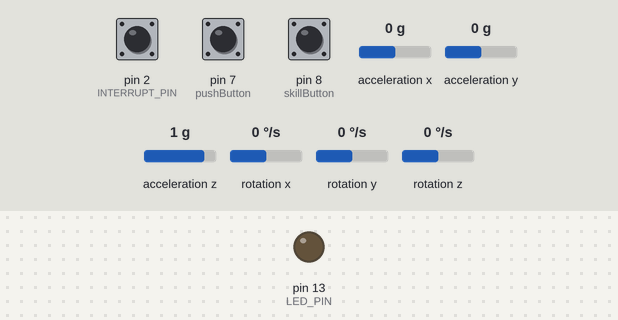
A sketch run on a simulated Arduino Uno, built with avr-gcc and run on an emulated ATmega328P. On the bench: output pins drawn as LEDs (lit = HIGH). Inputs (shaded band) come from the test bench; at power-on: pin 2 (INTERRUPT_PIN) LOW, pin 7 (pushButton) HIGH, pin 8 (skillButton) HIGH, acceleration x 0 g, acceleration y 0 g, acceleration z 1 g, rotation x 0 °/s, rotation y 0 °/s, rotation z 0 °/s. The sensor or clock chip raises its interrupt line as the real part does; what the sketch prints to the serial monitor is not drawn.

Above: at 0.1 s.
At 0.7 s:
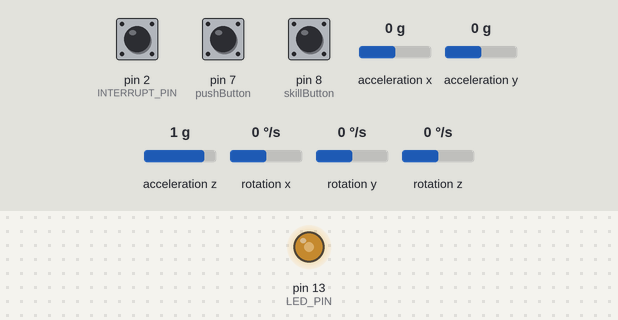
Timing chart, 0 to 2.2 s (numbered marks = the images above):
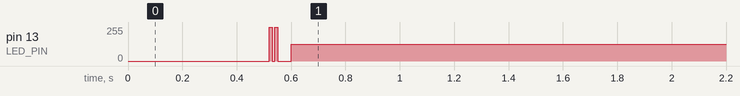

The sketch:

DoraemonSimple.ino
```cpp
const int skillButton = 8;
int skillVal  = 0;

const int pushButton = 7;
int buttonVal = 0;


// I2Cdev and MPU6050 must be installed as libraries, or else the .cpp/.h files
// for both classes must be in the include path of your project
#include "I2Cdev.h"

#include "MPU6050_6Axis_MotionApps20.h"
//#include "MPU6050.h" // not necessary if using MotionApps include file

#if I2CDEV_IMPLEMENTATION == I2CDEV_ARDUINO_WIRE
    #include "Wire.h"
#endif

MPU6050 mpu;
//MPU6050 mpu(0x69); // <-- use for AD0 high
#define OUTPUT_READABLE_EULER
//#define OUTPUT_READABLE_QUATERNION
//#define OUTPUT_READABLE_YAWPITCHROLL

#define INTERRUPT_PIN 2  // use pin 2 on Arduino Uno & most boards
#define LED_PIN 13 // (Arduino is 13, Teensy is 11, Teensy++ is 6)
bool blinkState = false;

// MPU control/status vars
bool dmpReady = false;  // set true if DMP init was successful
uint8_t mpuIntStatus;   // holds actual interrupt status byte from MPU
uint8_t devStatus;      // return status after each device operation (0 = success, !0 = error)
uint16_t packetSize;    // expected DMP packet size (default is 42 bytes)
uint16_t fifoCount;     // count of all bytes currently in FIFO
uint8_t fifoBuffer[64]; // FIFO storage buffer

// orientation/motion vars
Quaternion q;           // [w, x, y, z]         quaternion container
VectorInt16 aa;         // [x, y, z]            accel sensor measurements
VectorInt16 aaReal;     // [x, y, z]            gravity-free accel sensor measurements
VectorInt16 aaWorld;    // [x, y, z]            world-frame accel sensor measurements
VectorFloat gravity;    // [x, y, z]            gravity vector
float euler[3];         // [psi, theta, phi]    Euler angle container
float ypr[3];           // [yaw, pitch, roll]   yaw/pitch/roll container and gravity vector

// packet structure for InvenSense teapot demo
uint8_t teapotPacket[14] = { '$', 0x02, 0,0, 0,0, 0,0, 0,0, 0x00, 0x00, '\r', '\n' };


// ================================================================
// ===               INTERRUPT DETECTION ROUTINE                ===
// ================================================================

volatile bool mpuInterrupt = false;     // indicates whether MPU interrupt pin has gone high
void dmpDataReady() {
    mpuInterrupt = true;
}


// ================================================================
// ===                      INITIAL SETUP                       ===
// ================================================================

void setup() {


pinMode(skillButton, INPUT);
digitalWrite(skillButton, HIGH);

pinMode(pushButton, INPUT);
digitalWrite(pushButton, HIGH);


//TWBR = 24;
 // join I2C bus (I2Cdev library doesn't do this automatically)
    #if I2CDEV_IMPLEMENTATION == I2CDEV_ARDUINO_WIRE
        Wire.begin();
        Wire.setClock(400000); // 400kHz I2C clock. Comment this line if having compilation difficulties
    #elif I2CDEV_IMPLEMENTATION == I2CDEV_BUILTIN_FASTWIRE
        Fastwire::setup(400, true);
    #endif

    // initialize serial communication
    // (115200 chosen because it is required for Teapot Demo output, but it's
    // really up to you depending on your project)
    Serial.begin(115200);
    while (!Serial); // wait for Leonardo enumeration, others continue immediately

    // NOTE: 8MHz or slower host processors, like the Teensy @ 3.3V or Arduino
    // Pro Mini running at 3.3V, cannot handle this baud rate reliably due to
    // the baud timing being too misaligned with processor ticks. You must use
    // 38400 or slower in these cases, or use some kind of external separate
    // crystal solution for the UART timer.

    // initialize device
//    Serial.println(F("Initializing I2C devices..."));
    mpu.initialize();
    pinMode(INTERRUPT_PIN, INPUT);

    // verify connection
//    Serial.println(F("Testing device connections..."));
//    Serial.println(mpu.testConnection() ? F("MPU6050 connection successful") : F("MPU6050 connection failed"));
//
//    // wait for ready
//    Serial.println(F("\nSend any character to begin DMP programming and demo: "));
//    while (Serial.available() && Serial.read()); // empty buffer
//    while (!Serial.available());                 // wait for data
//    while (Serial.available() && Serial.read()); // empty buffer again
//
//    // load and configure the DMP
//    Serial.println(F("Initializing DMP..."));
    devStatus = mpu.dmpInitialize();

    // supply your own gyro offsets here, scaled for min sensitivity
    mpu.setXGyroOffset(220);
    mpu.setYGyroOffset(76);
    mpu.setZGyroOffset(-85);
    mpu.setZAccelOffset(1788); // 1688 factory default for my test chip
// make sure it worked (returns 0 if so)
    if (devStatus == 0) {
        // Calibration Time: generate offsets and calibrate our MPU6050
        mpu.CalibrateAccel(6);
        mpu.CalibrateGyro(6);
        mpu.PrintActiveOffsets();
        // turn on the DMP, now that it's ready
//        Serial.println(F("Enabling DMP..."));
        mpu.setDMPEnabled(true);

        // enable Arduino interrupt detection
//        Serial.print(F("Enabling interrupt detection (Arduino external interrupt "));
//        Serial.print(digitalPinToInterrupt(INTERRUPT_PIN));
//        Serial.println(F(")..."));
        attachInterrupt(digitalPinToInterrupt(INTERRUPT_PIN), dmpDataReady, RISING);
        mpuIntStatus = mpu.getIntStatus();

        // set our DMP Ready flag so the main loop() function knows it's okay to use it
//        Serial.println(F("DMP ready! Waiting for first interrupt..."));
        dmpReady = true;

        // get expected DMP packet size for later comparison
        packetSize = mpu.dmpGetFIFOPacketSize();
    } else {
        // ERROR!
        // 1 = initial memory load failed
        // 2 = DMP configuration updates failed
        // (if it's going to break, usually the code will be 1)
        Serial.print(F("DMP Initialization failed (code "));
        Serial.print(devStatus);
        Serial.println(F(")"));
    }

    // configure LED for output
    pinMode(LED_PIN, OUTPUT);

}

void loop() {

   skillVal = digitalRead(skillButton);
   buttonVal = digitalRead(pushButton);

         Serial.print(buttonVal);
            Serial.print(",");
            Serial.print(skillVal);
            Serial.print(",");

    // if programming failed, don't try to do anything
    if (!dmpReady) return;

    // wait for MPU interrupt or extra packet(s) available
    while (!mpuInterrupt && fifoCount < packetSize) {
        if (mpuInterrupt && fifoCount < packetSize) {
          // try to get out of the infinite loop
          fifoCount = mpu.getFIFOCount();
        }


        // other program behavior stuff here
        // .
        // .
        // .
        // if you are really paranoid you can frequently test in between other
        // stuff to see if mpuInterrupt is true, and if so, "break;" from the
        // while() loop to immediately process the MPU data
        // .
        // .
        // .
    }

    // reset interrupt flag and get INT_STATUS byte
    mpuInterrupt = false;
    mpuIntStatus = mpu.getIntStatus();

    // get current FIFO count
    fifoCount = mpu.getFIFOCount();
  if(fifoCount < packetSize){
          //Lets go back and wait for another interrupt. We shouldn't be here, we got an interrupt from another event
      // This is blocking so don't do it   while (fifoCount < packetSize) fifoCount = mpu.getFIFOCount();
  }
    // check for overflow (this should never happen unless our code is too inefficient)
    else if ((mpuIntStatus & _BV(MPU6050_INTERRUPT_FIFO_OFLOW_BIT)) || fifoCount >= 1024) {
        // reset so we can continue cleanly
        mpu.resetFIFO();
      //  fifoCount = mpu.getFIFOCount();  // will be zero after reset no need to ask
        Serial.println(F("FIFO overflow!"));

    // otherwise, check for DMP data ready interrupt (this should happen frequently)
    } else if (mpuIntStatus & _BV(MPU6050_INTERRUPT_DMP_INT_BIT)) {

        // read a packet from FIFO
  while(fifoCount >= packetSize){ // Lets catch up to NOW, someone is using the dreaded delay()!
    mpu.getFIFOBytes(fifoBuffer, packetSize);
//    mpu.resetFIFO();

    // track FIFO count here in case there is > 1 packet available
    // (this lets us immediately read more without waiting for an interrupt)
    fifoCount -= packetSize;
  }
        #ifdef OUTPUT_READABLE_QUATERNION
            // display quaternion values in easy matrix form: w x y z
            mpu.dmpGetQuaternion(&q, fifoBuffer);
            Serial.print("quat\t");
            Serial.print(q.w);
            Serial.print("\t");
            Serial.print(q.x);
            Serial.print("\t");
            Serial.print(q.y);
            Serial.print("\t");
            Serial.println(q.z);
        #endif

        #ifdef OUTPUT_READABLE_EULER
            // display Euler angles in degrees
            mpu.dmpGetQuaternion(&q, fifoBuffer);
            mpu.dmpGetEuler(euler, &q);
//            Serial.print("euler\t");
//            Serial.print(euler[0] * 180/M_PI);
//            Serial.print("\t");
//            Serial.print(euler[1] * 180/M_PI);
//            Serial.print("\t");


            Serial.println(euler[2] * 180/M_PI);
//             mpu.resetFIFO();


        #endif

        #ifdef OUTPUT_READABLE_YAWPITCHROLL
            // display Euler angles in degrees
            mpu.dmpGetQuaternion(&q, fifoBuffer);
            mpu.dmpGetGravity(&gravity, &q);
            mpu.dmpGetYawPitchRoll(ypr, &q, &gravity);
//            Serial.print("ypr\t");
//            Serial.print(ypr[0] * 180/M_PI);
//            Serial.print("\t");
//            Serial.print(ypr[1] * 180/M_PI);
//            Serial.print("\t");


//            Serial.print(ypr[2] * 180/M_PI);


        #endif

        #ifdef OUTPUT_READABLE_REALACCEL
            // display real acceleration, adjusted to remove gravity
            mpu.dmpGetQuaternion(&q, fifoBuffer);
            mpu.dmpGetAccel(&aa, fifoBuffer);
            mpu.dmpGetGravity(&gravity, &q);
            mpu.dmpGetLinearAccel(&aaReal, &aa, &gravity);
            Serial.print("areal\t");
            Serial.print(aaReal.x);
            Serial.print("\t");
            Serial.print(aaReal.y);
            Serial.print("\t");
            Serial.println(aaReal.z);
        #endif

        #ifdef OUTPUT_READABLE_WORLDACCEL
            // display initial world-frame acceleration, adjusted to remove gravity
            // and rotated based on known orientation from quaternion
            mpu.dmpGetQuaternion(&q, fifoBuffer);
            mpu.dmpGetAccel(&aa, fifoBuffer);
            mpu.dmpGetGravity(&gravity, &q);
            mpu.dmpGetLinearAccel(&aaReal, &aa, &gravity);
            mpu.dmpGetLinearAccelInWorld(&aaWorld, &aaReal, &q);
            Serial.print("aworld\t");
            Serial.print(aaWorld.x);
            Serial.print("\t");
            Serial.print(aaWorld.y);
            Serial.print("\t");
            Serial.println(aaWorld.z);
        #endif

        #ifdef OUTPUT_TEAPOT
            // display quaternion values in InvenSense Teapot demo format:
            teapotPacket[2] = fifoBuffer[0];
            teapotPacket[3] = fifoBuffer[1];
            teapotPacket[4] = fifoBuffer[4];
            teapotPacket[5] = fifoBuffer[5];
            teapotPacket[6] = fifoBuffer[8];
            teapotPacket[7] = fifoBuffer[9];
            teapotPacket[8] = fifoBuffer[12];
            teapotPacket[9] = fifoBuffer[13];
            Serial.write(teapotPacket, 14);
            teapotPacket[11]++; // packetCount, loops at 0xFF on purpose
        #endif

        // blink LED to indicate activity
        blinkState = !blinkState;
        digitalWrite(LED_PIN, blinkState);
    }


}
```

Measured:
- by itself, pin 13 (LED_PIN): 0/255 → 127/255 at 0.52 s
